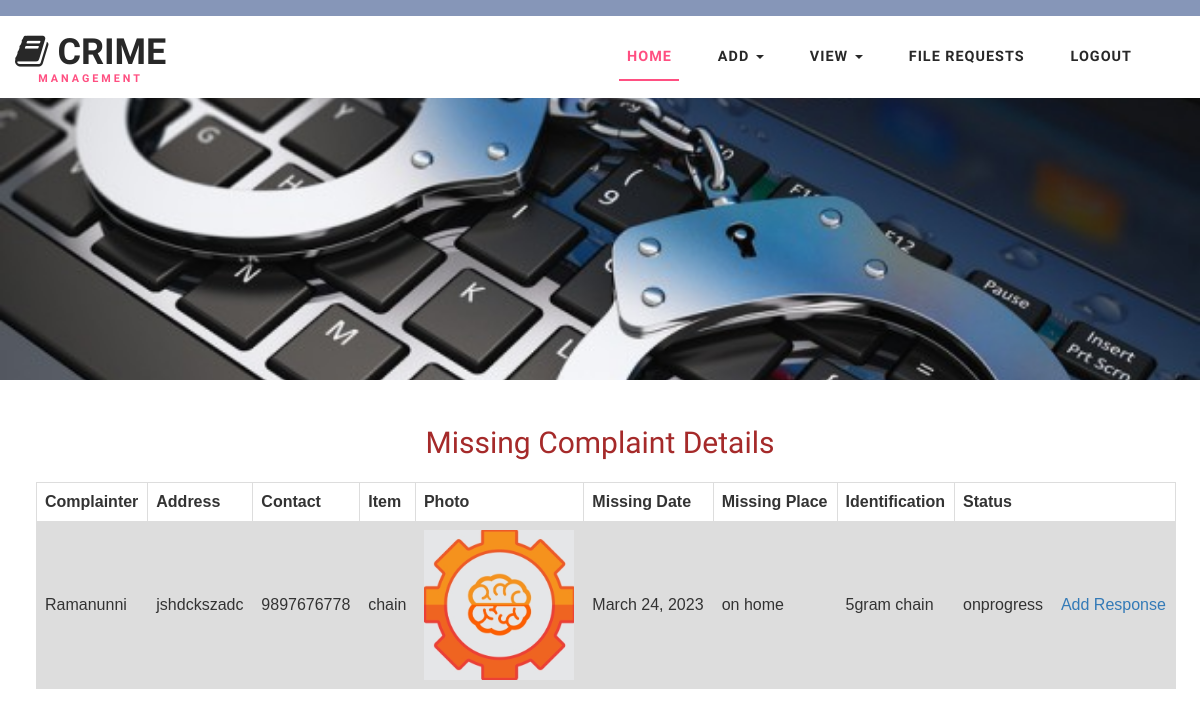
Screenshot of /stationviewmissingitem (signed in) with the database file from the repository.
### crimeapp/models.py (models this page shows)
class Missingitems(models.Model):
    sid=models.ForeignKey(Station,on_delete=models.CASCADE,blank=True,null=True)
    pid=models.ForeignKey(Publicuser,on_delete=models.CASCADE,blank=True,null=True)
    name=models.CharField(max_length=100)
    identification=models.CharField(max_length=100)
    datemissing=models.DateField()
    placemissing=models.CharField(max_length=100)
    photo=models.ImageField()
    status=models.CharField(max_length=100)

class Publicuser(models.Model):
    name=models.CharField(max_length=100)
    address=models.CharField(max_length=100)
    email=models.CharField(max_length=100)
    contact=models.CharField(max_length=100)
    vid=models.CharField(max_length=100,null=True)
    aid=models.CharField(max_length=100,null=True)

### crimeapp/views.py (the view)
# urls.py: path('stationviewmissingitem', views.stationviewmissingitem),
def stationviewmissingitem(request):
    id=request.session['id']
    data = Missingitems.objects.filter(sid=id).exclude(status='completed')
    return render(request, 'stationviewmissingdetails.html', {'data': data})

### template/stationviewmissingdetails.html (shortened to what this page needs)
{% extends 'stationheader.html' %}
{% block content1 %}
<form method="POST">
<br>
<br>
<h2 align="center" style="color:brown">Missing Complaint Details</h2>
<br>
<table class="customers">
<tr>
    <th>Complainter</th>
    <th>Address</th>
    <th>Contact</th>
    <th>Item</th>
    <th>Photo</th>
    <th>Missing Date</th>
    <th>Missing Place</th>
    <th>Identification</th>
    <th colspan="2">Status</th>
</tr>
    {% for x in data %}
    <tr>
        <td>{{x.pid.name}}</td>
        <td>{{x.pid.address}}</td>
        <td>{{x.pid.contact}}</td>
        <td>{{x.name}}</td>
        <td><img src="static/media/{{x.photo}}" height="150px"width="150px"></img></td>
        <td>{{x.datemissing}}</td>
        <td>{{x.placemissing}}</td>
        <td>{{x.identification}}</td>
        <td>{{x.status}}</td>
        <td><a href='/stationaddmissitemresponse?id={{x.id}}'>Add Response</a></td>
          </tr>
    {% endfor %}
</table>
<br>
<br>
<br>
<br>
<br>
<br>
<br>
<br>
</form>
{% endblock %}

### static/css/style.css (style rules this page uses)
html, body { margin: 0; font-size: 100%; background: #fff; font-family: 'Work Sans', sans-serif; }
body a { text-decoration: none; transition: 0.5s all; -webkit-transition: 0.5s all; -moz-transition: 0.5s all; -o-transition: 0.5s all; -ms-transition: 0.5s all; }
h1, h2, h3, h4, h5, h6 { margin: 0; font-family: 'Work Sans', sans-serif; }

### template/stationviewmissingdetails.html (style rules this page uses)
table { font-family: arial, sans-serif; border-collapse: collapse; width: 95%; margin-left: 3%; border: #000000; }
td, th { border: 1px solid #dddddd; text-align: left; padding: 8px; }
tr:nth-child(even) { background-color: #dddddd; }

### rows the page displays
Missingitems: pid.name "Ramanunni", pid.address "jshdckszadc", pid.contact "9897676778", name "chain", photo (picture), datemissing "March 24, 2023", placemissing "on home", identification "5gram chain", status "onprogress"
